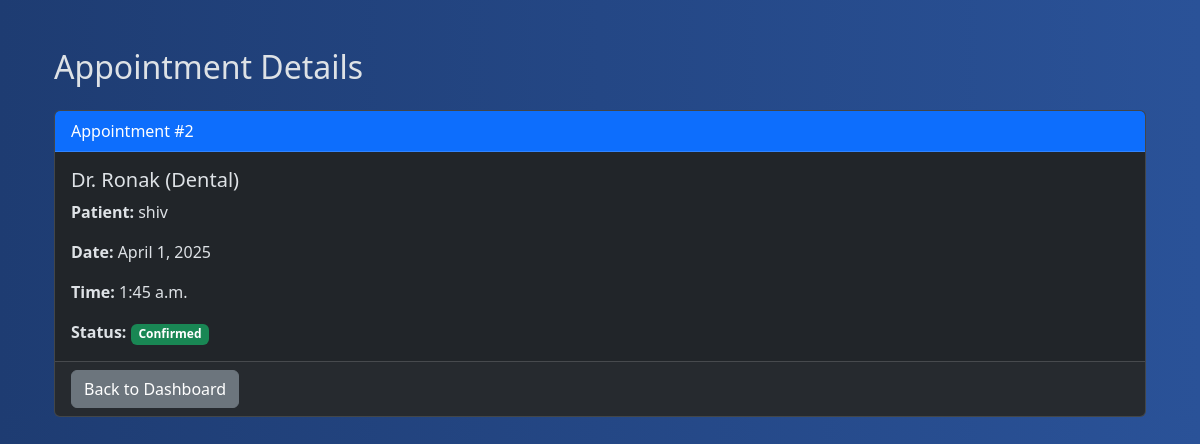
The app's page /appointments/2/ (signed in) with its own data.
### core/models.py (models this page shows, shortened)
class Appointment(models.Model):
    appointment_id = models.AutoField(primary_key=True)
    doctor = models.ForeignKey(Doctor, on_delete=models.CASCADE)
    patient = models.ForeignKey(Patient, on_delete=models.CASCADE)
    date = models.DateField()
    time = models.TimeField()
    is_confirmed = models.BooleanField(default=False)
    STATUS_CHOICES = [
        ('Pending', 'Pending'),
        ('Confirmed', 'Confirmed'),
        ('Cancelled', 'Cancelled'),
    ]
    status = models.CharField(max_length=10, choices=STATUS_CHOICES, default='Pending')

class Doctor(models.Model):
    user = models.OneToOneField(User, on_delete=models.CASCADE, primary_key=True)
    specialization = models.CharField(max_length=100)
    experience = models.PositiveIntegerField()
    consultation_fee = models.PositiveIntegerField()
    availability = models.CharField(max_length=100)
    contact_info = models.CharField(max_length=100)

class User(AbstractUser, PermissionsMixin):
    USER_TYPE_CHOICES = (
        ('doctor', 'Doctor'),
        ('patient', 'Patient'),
    )
    user_type = models.CharField(max_length=10, choices=USER_TYPE_CHOICES, blank=True, null=True)
    username = None
    email = models.EmailField(unique=True)
    USERNAME_FIELD = 'email'
    REQUIRED_FIELDS = []
    objects = CustomUserManager()
    groups = models.ManyToManyField(
        "auth.Group",
        related_name="core_users",
        blank=True,
        help_text="The groups this user belongs to."
    )
    user_permissions = models.ManyToManyField(
        "auth.Permission",
        related_name="core_users_permissions",
        blank=True
    )

class Patient(models.Model):
    GENDER_CHOICES = (
        ('M', 'Male'),
        ('F', 'Female'),
        ('O', 'Other'),
    )
    user = models.OneToOneField(User, on_delete=models.CASCADE, primary_key=True)
    contact_info = models.CharField(max_length=10)
    gender = models.CharField(max_length=1, choices=GENDER_CHOICES)
    age = models.PositiveIntegerField()

### core/views.py (the view)
# urls.py: path('appointments/<int:appointment_id>/', views.appointment_detail, name='appointment_detail'),
@login_required
def appointment_detail(request, appointment_id):
    appointment = get_object_or_404(Appointment, pk=appointment_id)
    return render(request, 'appointment_detail.html', {'appointment': appointment})

### core/templates/appointment_detail.html (shortened to what this page needs)
 {% extends "Layout.html" %}
{% block content %}
<div class="container mt-5">
    <h2 class="mb-4">Appointment Details</h2>
    <div class="card">
        <div class="card-header bg-primary text-white">
            Appointment #{{ appointment.appointment_id }}
        </div>
        <div class="card-body">
            <h5 class="card-title">Dr. {{ appointment.doctor.user.first_name }} ({{ appointment.doctor.specialization }})</h5>
            <p class="card-text"><strong>Patient:</strong> {{ appointment.patient.user.first_name }}</p>
            <p class="card-text"><strong>Date:</strong> {{ appointment.date }}</p>
            <p class="card-text"><strong>Time:</strong> {{ appointment.time }}</p>
            <p class="card-text"><strong>Status:</strong>
                <span class="badge {% if appointment.status == 'Confirmed' %}bg-success{% elif appointment.status == 'Pending' %}bg-warning{% else %}bg-danger{% endif %}">
                    {{ appointment.get_status_display }}
                </span>
            </p>
        </div>
        <div class="card-footer">
            <a href="{% url 'dashboard' %}" class="btn btn-secondary">Back to Dashboard</a>
        </div>
    </div>
</div>
{% endblock %}

### records on screen
Appointment: appointment_id "2", doctor.user.first_name "Ronak", doctor.specialization "Dental", patient.user.first_name "shiv", date "April 1, 2025", time "1:45 a.m.", status "Confirmed"
